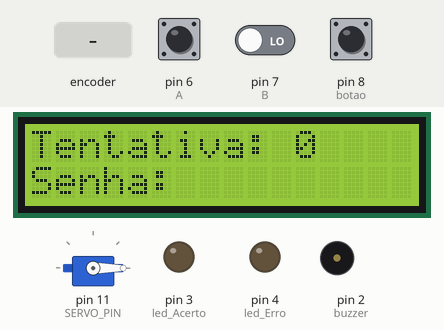
This sketch was run on a simulated Arduino Uno, built with avr-gcc and run on an emulated ATmega328P. On the bench: 16×2 character LCD, servo, output pins drawn as LEDs (lit = HIGH), buzzer (waves = sounding, pin HIGH). Dashed ring = blinking. Inputs (shaded band) come from the test bench; at power-on: pin 8 (botao) LOW, pin 6 (A) HIGH, pin 7 (B) LOW. What the sketch prints to the serial monitor is not drawn.

Above: at 1.2 s.
1.3 s: pin 8 (botao) pulled HIGH for 3.2 s
At 2.1 s:
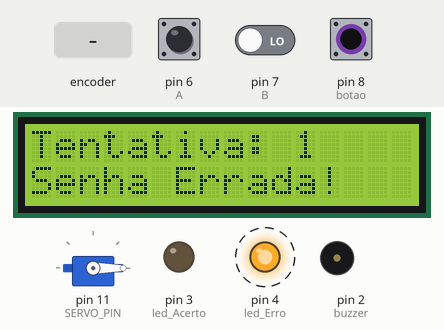
6.8 s: rotary encoder on pin 6 (A) / pin 7 (B) turned 2 steps (second pin leading)
At 7.5 s:
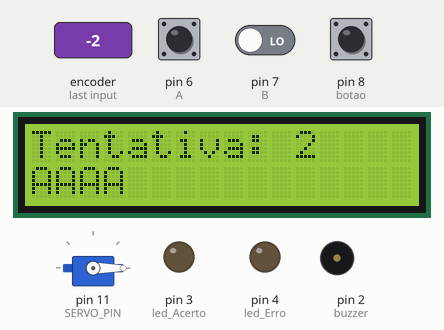
8.7 s: pin 8 (botao) pulled HIGH for 0.15 s
At 9.3 s:
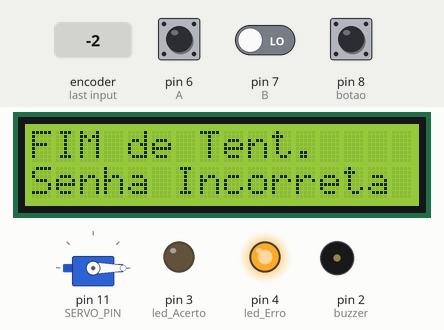
11.8 s: pin 8 (botao) pulled HIGH for 1 s
At 15.5 s:
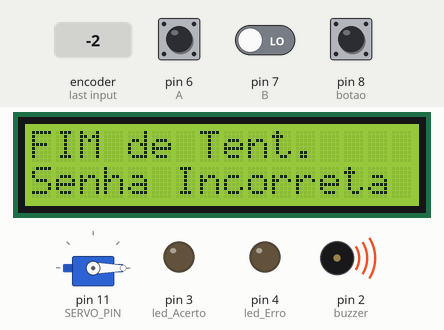
Timing chart, 0 to 18.3 s (numbered marks = the images above; inputs shaded):
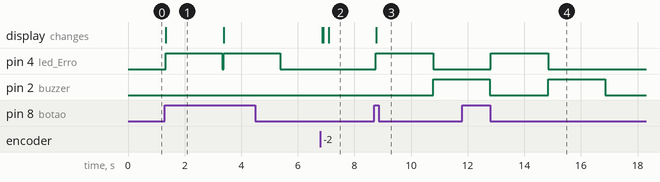

Measured:
- after the input at 1.3 s, pin 4 (led_Erro): alternates HIGH for 2.0 s and LOW for 0.05 s, starting at once; the display: changes at once (image 1)
- after the input at 6.8 s, the display: first changes after 0.06 s (image 2 shows a later state)
- after the input at 8.7 s, pin 4 (led_Erro): LOW → HIGH after 0.05 s, → LOW 2.0 s later; pin 2 (buzzer): LOW → HIGH after 2.1 s; the display: changes after 0.08 s (image 3)
- after the input at 11.8 s, pin 4 (led_Erro): LOW → HIGH after 1.0 s, → LOW 2.0 s later
- what the display in image 1 shows lasts 2.1 s, from 1.3 s to 3.4 s

The sketch:

Main.ino
```cpp
#include <LiquidCrystal_I2C.h>
#include <Servo.h>

#define A 6            // CLK do encoder
#define B 7            // DT do encoder
#define botao 8        // SW do encoder
#define led_Erro 4     // LED vermelho
#define led_Acerto 3   // LED verde
#define buzzer 2       // Alarme
#define SERVO_PIN 11   // Pino do servo motor

// Inicializa LCD I2C com endereço 0x27 e dimensões 16x2
LiquidCrystal_I2C lcd(0x27, 16, 2);
// Inicializa o objeto servo
Servo servoMotor;

int tentativas = 0;            // para limitar o número de tentativas
int pos;                       // para saber onde o encoder está inicialmente
int atual;                     // para verificar mudanças
int total_tentativas = 3;      // número máximo de tentativas
bool Fim = false;            // para verificar se as tentativas foram esgotadas
String senhaAtual = "";
String senhaCorreta = "AABBA"; // defina a senha de comparação

void setup()
{
  pinMode(A, INPUT);
  pinMode(B, INPUT);
  pinMode(botao, INPUT);
  pinMode(led_Erro, OUTPUT);
  pinMode(led_Acerto, OUTPUT);
  pinMode(buzzer, OUTPUT);

  pos = digitalRead(A); // define a posição inicial do encoder
  Serial.begin(9600);

  // Inicializa e configura o LCD
  lcd.init();
  lcd.backlight();
  lcd.clear();
  lcd.setCursor(0, 0);
  lcd.print("Tentativa: ");
  lcd.print(tentativas);
  lcd.setCursor(0, 1);
  lcd.print("Senha:");

  // Inicializa o servo motor na posição fechada (0 graus)
  servoMotor.attach(SERVO_PIN);
  servoMotor.write(0);
}

void loop() {
  atual = digitalRead(A); // atualiza a leitura do encoder

  if (atual != pos) {  // verifica se houve mudança no pino A
    if (digitalRead(B) != atual) {
      Serial.println("Anti-horário");
      senhaAtual += "B"; // acrescenta "B" na senha
    }
    else {
      Serial.println("Horário");
      senhaAtual += "A"; // acrescenta "A" na senha
    }

    Serial.print("Senha atual: ");
    Serial.println(senhaAtual);
    pos = atual; // atualiza a posição para a próxima mudança

    // Atualiza o LCD com a senha atual e tentativas
    lcd.clear();
    lcd.setCursor(0, 0);
    lcd.print("Tentativa: ");
    lcd.print(tentativas);
    lcd.setCursor(0, 1);
    lcd.print(senhaAtual);
  }

  if (digitalRead(botao) == HIGH) { // verifica se o botão foi pressionado para enviar a senha
    tentativas++; // incrementa as tentativas

    lcd.clear();
    lcd.setCursor(0, 0);
    lcd.print("Tentativa: ");
    lcd.print(tentativas);
    lcd.setCursor(0, 1);

    if (senhaAtual == senhaCorreta) {
      Serial.println("Senha Correta!");
      lcd.print("Senha Correta!");
      digitalWrite(led_Acerto, HIGH);
      digitalWrite(led_Erro, LOW);

      // Aciona o servo motor para "abrir o cofre"
      servoMotor.write(90); // abre (por exemplo, 90 graus)
      delay(2000);
      servoMotor.write(0);  // retorna à posição fechada
      tentativas = 0;       // reseta as tentativas
    }
    else {
      Serial.println("Senha Errada.");
      lcd.print("Senha Errada!");
      digitalWrite(led_Erro, HIGH);
      digitalWrite(led_Acerto, LOW);

      if (tentativas >= total_tentativas) {
        Serial.println("FIM");
        lcd.clear();
        lcd.setCursor(0, 0);
        lcd.print("FIM de Tent.");
        lcd.setCursor(0, 1);
        lcd.print("Senha Incorreta");
        Fim = true; // sinaliza que esgotou as tentativas
      }
    }

    delay(2000);
    digitalWrite(led_Erro, LOW);
    digitalWrite(led_Acerto, LOW);
    senhaAtual = "";  // reseta a senha atual

    if (Fim) {
      digitalWrite(buzzer, HIGH);
      delay(2000);
      digitalWrite(buzzer, LOW);
      Fim = false;
    }
  }

  delay(20);
}
```
